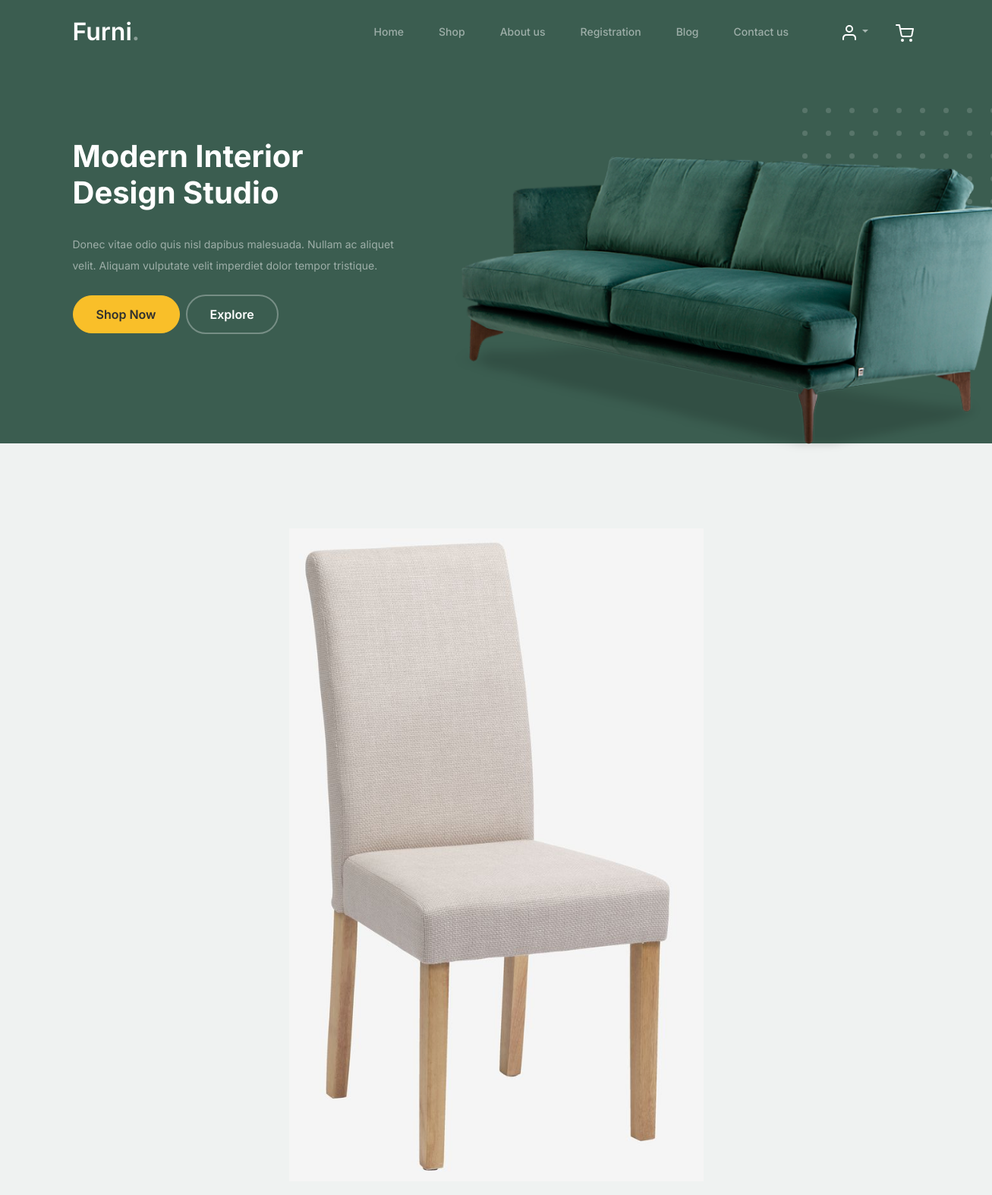
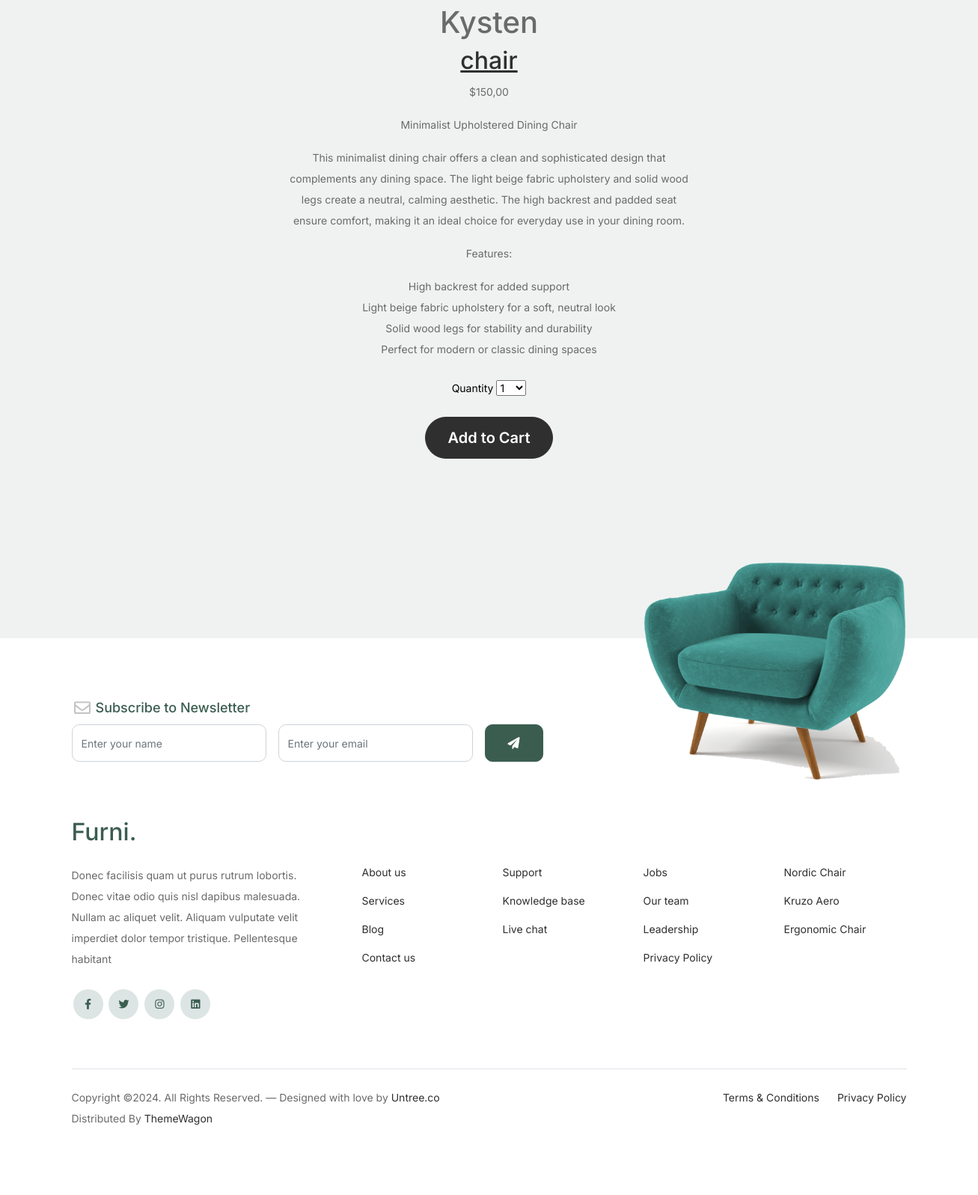
Screenshot of /11/kysten with the database file from the repository (2 pictures, top to bottom).
### shop/models.py (models this page shows, shortened)
class Product(models.Model):
    category = models.ForeignKey(Category, related_name='products', on_delete=models.CASCADE)
    name = models.CharField(max_length=200, db_index=True)
    slug = models.SlugField(max_length=200, db_index=True)
    image = models.ImageField(upload_to='products/%Y/%m/%d', blank=True)
    description = models.TextField(blank=True)
    price = models.DecimalField(max_digits=10, decimal_places=2)
    stock = models.PositiveIntegerField()
    available = models.BooleanField(default=True)
    created = models.DateTimeField(auto_now_add=True)
    updated = models.DateTimeField(auto_now=True)
    class Meta:
        ordering = ('name',)
        index_together = (('id', 'slug'),)

class Category(models.Model):
    name = models.CharField(max_length=200, db_index=True)
    slug = models.SlugField(max_length=200, db_index=True, unique=True)
    class Meta:
        ordering = ('name',)
        verbose_name = 'Категория'
        verbose_name_plural = 'Категории'
    def __str__(self):
        return self.name
    def get_absolute_url(self):
        return f"{reverse('shop:product_list')}?category={self.slug}"

### shop/views.py (the view)
# urls.py: path('<int:id>/<slug:slug>', views.product_detail, name='product_detail'),
def product_detail(request, id, slug):
    product = get_object_or_404(Product,
                                id=id,
                                slug=slug,
                                available=True)
    cart_product_form = CartAddProductForm()
    return render(request,
                  'shop/shop_detail.html',
                  {'product': product, 'cart_product_form': cart_product_form})

### shop/forms.py
class SubscriptionForm(forms.ModelForm):
    class Meta:
        model = Subscriber
        fields = ['name', 'email']
    name = forms.CharField(max_length=100, widget=forms.TextInput(attrs={
        'class': 'form-control',
        'placeholder': 'Enter your name',
    }))
    email = forms.EmailField(widget=forms.EmailInput(attrs={
        'class': 'form-control',
        'placeholder': 'Enter your email',
    }))

### shopping_cart/forms.py
class CartAddProductForm(forms.Form):
    quantity = forms.TypedChoiceField(choices=PRODUCT_QUANTITY_CHOICES, coerce=int)
    update = forms.BooleanField(required=False, initial=False, widget=forms.HiddenInput)

### shop/context_processors.py (called while the page is built)
def subscription_form(request):
    return {'subscription_form': SubscriptionForm()}

### shopping_cart/cart.py (called while the page is built)
    def __len__(self):
        return sum(item['quantity'] for item in self.cart.values())

    def get_total_quantity(self):
        return self.__len__()

### shopping_cart/context_processors.py (called while the page is built)
def cart(request):
    return {'cart': Cart(request)}

### templates/shop/shop_detail.html (shortened to what this page needs)
{% extends "shop/base.html" %}
{% load static %}
{% block content %}
<div class="untree_co-section product-section before-footer-section">
    <div class="container">
        <div class="row justify-content-center">
            <div class="col-md-8 col-lg-6 mb-5">
                <div class="product-details text-center">
                    <div class="product-image mb-4">
                        <img src="{% if product.image %}{{ product.image.url }}{% else %}{% static 'img/no_image.png' %}{% endif %}" class="img-fluid" alt="{{ product.name }}">
                    </div>
                    <h1 class="product-title">{{ product.name }}</h1>
                    <h2 class="product-category">
                        <a href="{{ product.category.get_absolute_url }}">{{ product.category }}</a>
                    </h2>
                    <p class="product-price">${{ product.price }}</p>
                    <div class="product-description">
                        {{ product.description|linebreaks }}
                    </div>
                    <div class="add-to-cart mt-4">
                        <form action="{% url 'shopping_cart:cart_add' product.id %}" method="POST">
                            <div class="form-group row justify-content-center">
                                <div class="col-md-4">
                                    <label for="quantity" class="text-black">Quantity</label>
                                    {{ cart_product_form.quantity }}
                                </div>
                            </div>
                            <div class="form-group row mt-4 justify-content-center">
                                <div class="col-md-6">
                                    <button type="submit" class="btn btn-black btn-lg btn-block">Add to Cart</button>
                                </div>
                            </div>
                        </form>
                    </div>
                </div>
            </div>
        </div>
    </div>
</div>
{% endblock %}

### static/shop/css/style.css (style rules this page uses)
body { overflow-x: hidden; position: relative; }
body { font-family: "Inter", sans-serif; font-weight: 400; line-height: 28px; color: #6a6a6a; font-size: 14px; background-color: #eff2f1; }
a { text-decoration: none; -webkit-transition: .3s all ease; -o-transition: .3s all ease; transition: .3s all ease; color: #2f2f2f; text-decoration: underline; }
.btn { font-weight: 600; padding: 12px 30px; border-radius: 30px; color: #ffffff; background: #2f2f2f; border-color: #2f2f2f; }
.product-section { padding: 7rem 0; }
.before-footer-section { padding: 7rem 0 12rem 0 !important; }
.footer-section .subscription-form .form-control { height: 50px; border-radius: 10px; font-family: "Inter", sans-serif; }
.untree_co-section { padding: 7rem 0; }
.form-control { height: 50px; border-radius: 10px; font-family: "Inter", sans-serif; }

### rows the page displays
Product: image (picture), name "Kysten", category "chair", price "150,00", description "Minimalist Upholstered Dining Chair This minimalist dining chair offers a clean and sophisticated design that complements any dining space. The light beige fabric upholstery and solid wood legs create a neutral, calming aesthetic. The high backrest and padded seat ensure comfort, making it an ideal choice for everyday use in your dining room. Features: High backrest for added support Light beige fabric upholstery for a soft, neutral look Solid wood legs for stability and durability Perfect for modern or classic dining spaces"
